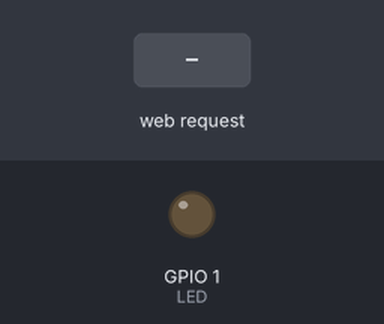
A sketch run on a simulated ESP8266 (NodeMCU). Parts: output pins drawn as LEDs (lit = HIGH). The test bench sets the inputs (shaded band). WiFi joins after 1.5 s; servers stay silent unless stated; what the sketch prints to the serial monitor is not drawn.

Above: at 2.7 s.
2.8 s: HTTP request GET /?GPIO1=1 received
At 4.0 s:
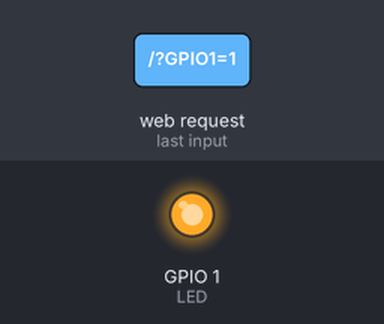
4.3 s: HTTP request GET /?GPIO1=0 received
At 5.2 s:
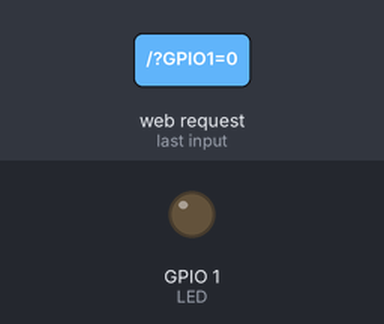
Timing chart, 0 to 7.3 s (numbered marks = the images above; inputs shaded):
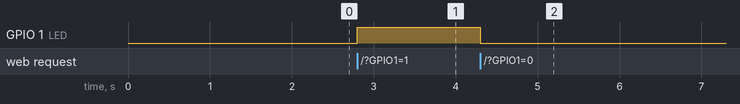

The sketch:

bootstrap.ino
```cpp
#include <ESP8266WiFi.h>
#include <WiFiClient.h>
#include <ESP8266WebServer.h>
#include "secrets.h"

#define ssid      SECRET_SSID       // WiFi SSID
#define password  SECRET_PASS       // WiFi password

#define LED       1
String  state = "OFF";

ESP8266WebServer server(80);

String getPage(){
  String page = "<html lang='fr'><head><meta http-equiv='refresh' content='60' name='viewport' content='width=device-width, initial-scale=1'/>";
  page += "<link rel='stylesheet' href='https://maxcdn.bootstrapcdn.com/bootstrap/3.3.7/css/bootstrap.min.css'><script src='https://ajax.googleapis.com/ajax/libs/jquery/3.1.1/jquery.min.js'></script><script src='https://maxcdn.bootstrapcdn.com/bootstrap/3.3.7/js/bootstrap.min.js'></script>";
  page += "<title>ESP8266 - bootstrap</title></head><body>";
  page += "<div class='container-fluid'>";
  page +=   "<div class='row'>";
  page +=     "<div class='col-md-12'>";
  page +=       "<h1>ESP8266 bootstrap interface</h1>";
  page +=       "<h3>GPIO</h3>";
  page +=       "<div class='row'>";
  page +=         "<div class='col-md-4'><h4 class ='text-left'>GPIO1 ";
  page +=           "<span class='badge'>";
  page +=           state;
  page +=         "</span></h4></div>";
  page +=         "<div class='col-md-4'><form action='/' method='POST'><button type='button submit' name='GPIO1' value='1' class='btn btn-success btn-lg'>ON</button></form></div>";
  page +=         "<div class='col-md-4'><form action='/' method='POST'><button type='button submit' name='GPIO1' value='0' class='btn btn-danger btn-lg'>OFF</button></form></div>";
  page +=       "</div>";
  page += "</div></div></div>";
  page += "</body></html>";
  return page;
}
void handleRoot(){
  if (server.hasArg("GPIO1")) {
    updateGPIO(1,server.arg("GPIO1"));
  } else {
    server.send(200, "text/html", getPage());
  }
}

void updateGPIO(int gpio, String gpioName) {
  Serial.println("");
  Serial.println("Update GPIO ");
  Serial.print(gpio);
  Serial.print(" -> ");
  Serial.println(gpioName);

  if (gpioName == "1") {
    digitalWrite(gpio, HIGH);
    state = "On";
    server.send(200, "text/html", getPage());
  } else if (gpioName == "0") {
    digitalWrite(gpio, LOW);
    state = "Off";
    server.send(200, "text/html", getPage());
  } else {
    Serial.println("Err Led Value");
  }
}

void setup() {
  pinMode(LED, OUTPUT);
  Serial.begin(115200);
  WiFi.begin(ssid,password);

  // Wait for connection
  while (WiFi.status() != WL_CONNECTED) {
    delay(500);
    Serial.print(".");
  }

  Serial.println("");
  Serial.print("Connected to ");
  Serial.println(ssid);
  Serial.print("IP address: ");
  Serial.println(WiFi.localIP());

  server.on("/", handleRoot);

  server.begin();
  Serial.println ( "HTTP server started" );
}

void loop() {
  server.handleClient();
}
```

secrets.h
```cpp
#define SECRET_SSID "MySSID"    // replace MySSID with your WiFi network name
#define SECRET_PASS "MyPassword"  // replace MyPassword with your WiFi password
```

Measured:
- after the input at 2.8 s, GPIO 1 (LED): LOW → HIGH at once
- after the input at 4.3 s, GPIO 1 (LED): HIGH → LOW at once
